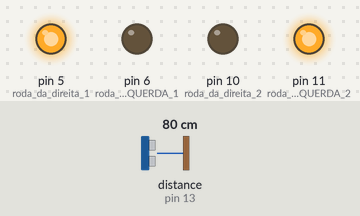
Recording of a sketch running on a simulated Arduino Leonardo, built with avr-gcc and run on an emulated ATmega32U4. Parts: output pins drawn as LEDs (lit = HIGH). The inputs (shaded band) are chosen by the test bench; at power-on: distance to the obstacle (sensor on pin 13) 80 cm. The echo pulse lasts 58.3 µs per cm; random numbers use the default seed unless the sketch sets one.

Above: at 3.2 s.
3.3 s: distance to the obstacle (sensor on pin 13) set to 38 cm
4.8 s: distance to the obstacle (sensor on pin 13) set to 32 cm
At 5.7 s:
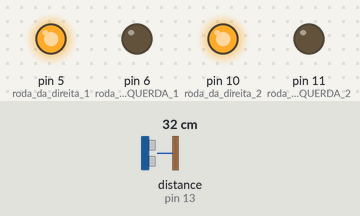
7.8 s: distance to the obstacle (sensor on pin 13) set to 2 cm
At 8.6 s:
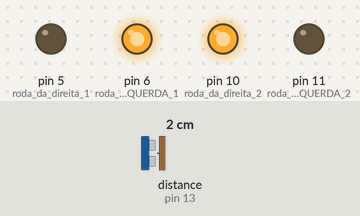
9.3 s: distance to the obstacle (sensor on pin 13) set to 18 cm
At 10.2 s:
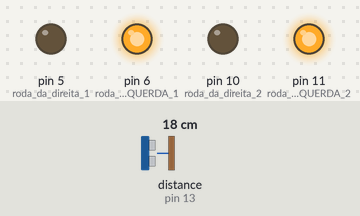
12.3 s: distance to the obstacle (sensor on pin 13) set to 4 cm
Timing chart, 0 to 14.8 s (numbered marks = the images above; inputs shaded):
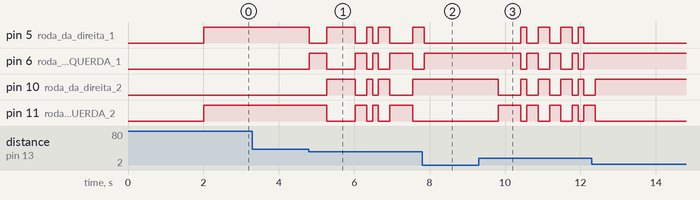

The sketch:

carro_de_corrida_autonomo.ino
```cpp
/*carro de corrida autônomo .24º projeto.linguagem utilizada c++

  criado por: Leonardo de Oliveira Prado
  Instagram: arduino2.0tecnologico

  Data de inicio do projeto 15/09/2023
  Data de término do projeto 17/09/2023

*/
//********************INCLUSÃO DAS BIBLIOTECAS
#include <Ultrasonic.h>
//********************TRIG 12 ECHO 13 (INSTANCIAÇÃO DO OBJETO)
Ultrasonic ultrasonic(12, 13);
//********************VARIAVEIS
int distancia;
//********************DEFINIÇÕES
#define roda_da_direita_1 5
#define roda_da_ESQUERDA_1 6

#define roda_da_direita_2 10
#define roda_da_ESQUERDA_2 11
//*************************************************************************************************************************************
void setup(){
  pinMode(roda_da_direita_1 , OUTPUT);
  pinMode(roda_da_ESQUERDA_1 , OUTPUT);
  pinMode(roda_da_direita_2 , OUTPUT);
  pinMode(roda_da_ESQUERDA_2 , OUTPUT);

  delay(2000);//DELAY DE INICIO
  //Serial.begin(9600);
}
//****************************************************************************************************************************************
void loop(){
  //Serial.println(distancia);
//********************PASSA O COMANDO ""ultrasonic.read();"" PARA UMA VARIALVEL
  distancia = ultrasonic.read();
//********************FONCIONAMANETO DO ROBÔ
if ( distancia <=35 && distancia >=11) {// SE A DISTANCIA ESTIVAR ENTRE 55 E 16 FAÇA O DISVIO
  if (random (1 ,2 + 1) ==1){ // SORTEIA A DIREÇÃO
    digitalWrite(roda_da_ESQUERDA_2, LOW);//******* DIREITA
    digitalWrite(roda_da_direita_1, HIGH);

    digitalWrite(roda_da_direita_2, HIGH);
    digitalWrite(roda_da_ESQUERDA_1, LOW);
    delay(100);

    }else{
    digitalWrite(roda_da_ESQUERDA_2,HIGH);//*******ESQUERDA
    digitalWrite(roda_da_direita_1, LOW);

    digitalWrite(roda_da_direita_2, LOW);
    digitalWrite(roda_da_ESQUERDA_1,HIGH);
    delay(100);
    }
  }else{ // SE NADA ATRAPALHA O CAMINO VAI PARA FRENTE
    digitalWrite(roda_da_ESQUERDA_2, HIGH);//******* FRENTE
    digitalWrite(roda_da_direita_1, HIGH);

    digitalWrite(roda_da_direita_2, LOW);
    digitalWrite(roda_da_ESQUERDA_1, LOW);
  }
if ( distancia <=10 && distancia >=1) { //********************SE A DISTACIA FOR MENOR QUE 10 VAI DAR RÉ
    digitalWrite(roda_da_ESQUERDA_2, LOW);//******* RÉ
    digitalWrite(roda_da_direita_1, LOW);

    digitalWrite(roda_da_direita_2, HIGH);
    digitalWrite(roda_da_ESQUERDA_1, HIGH);
    delay(600);
  }
  delay(50);
}
//***************************************************************************************************************************************
```

Measured:
- the behaviour switches between 36 and 35 cm on distance to the obstacle (sensor on pin 13) (found by bisection; images 0 and 1)
- after the input at 3.3 s, every drawn part: stays the same
- after the input at 4.8 s, pin 5 (roda_da_direita_1): HIGH → LOW at once, → HIGH 0.46 s later, → LOW 0.76 s later, → HIGH 0.31 s later, … (8 changes in this stretch); pin 6 (roda_da_ESQUERDA_1): LOW → HIGH at once, → LOW 0.46 s later, → HIGH 0.76 s later, → LOW 0.31 s later, … (8 changes in this stretch)
- after the input at 9.3 s, pin 5 (roda_da_direita_1): LOW → HIGH after 1.1 s, → LOW 0.15 s later, → HIGH 0.30 s later, → LOW 0.30 s later, … (8 changes in this stretch); pin 6 (roda_da_ESQUERDA_1): HIGH → LOW after 1.1 s, → HIGH 0.15 s later, → LOW 0.30 s later, → HIGH 0.30 s later, … (8 changes in this stretch)
